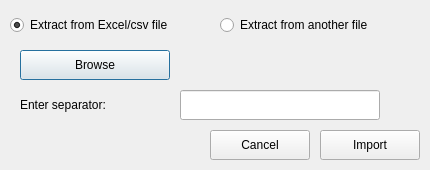
<?xml version="1.0" encoding="UTF-8"?>
<ui version="4.0">
 <class>Dialog</class>
 <widget class="QDialog" name="Dialog">
  <property name="geometry">
   <rect>
    <x>0</x>
    <y>0</y>
    <width>430</width>
    <height>170</height>
   </rect>
  </property>
  <property name="windowTitle">
   <string>Url Feed</string>
  </property>
  <widget class="QRadioButton" name="csvRB">
   <property name="geometry">
    <rect>
     <x>10</x>
     <y>10</y>
     <width>200</width>
     <height>30</height>
    </rect>
   </property>
   <property name="text">
    <string>Extract from Excel/csv file</string>
   </property>
   <property name="checked">
    <bool>true</bool>
   </property>
  </widget>
  <widget class="QRadioButton" name="fileRB">
   <property name="geometry">
    <rect>
     <x>220</x>
     <y>10</y>
     <width>200</width>
     <height>30</height>
    </rect>
   </property>
   <property name="text">
    <string>Extract from another file</string>
   </property>
  </widget>
  <widget class="QPushButton" name="browsePB">
   <property name="geometry">
    <rect>
     <x>20</x>
     <y>50</y>
     <width>150</width>
     <height>30</height>
    </rect>
   </property>
   <property name="text">
    <string>Browse</string>
   </property>
  </widget>
  <widget class="QLabel" name="browseL">
   <property name="geometry">
    <rect>
     <x>180</x>
     <y>50</y>
     <width>150</width>
     <height>30</height>
    </rect>
   </property>
   <property name="text">
    <string/>
   </property>
  </widget>
  <widget class="QLabel" name="label">
   <property name="geometry">
    <rect>
     <x>20</x>
     <y>90</y>
     <width>150</width>
     <height>30</height>
    </rect>
   </property>
   <property name="text">
    <string>Enter separator:</string>
   </property>
  </widget>
  <widget class="QLineEdit" name="separatorLE">
   <property name="geometry">
    <rect>
     <x>180</x>
     <y>90</y>
     <width>200</width>
     <height>30</height>
    </rect>
   </property>
  </widget>
  <widget class="QPushButton" name="importPB">
   <property name="geometry">
    <rect>
     <x>320</x>
     <y>130</y>
     <width>100</width>
     <height>30</height>
    </rect>
   </property>
   <property name="text">
    <string>Import</string>
   </property>
  </widget>
  <widget class="QPushButton" name="cancelPB">
   <property name="geometry">
    <rect>
     <x>210</x>
     <y>130</y>
     <width>100</width>
     <height>30</height>
    </rect>
   </property>
   <property name="text">
    <string>Cancel</string>
   </property>
  </widget>
 </widget>
 <resources/>
 <connections/>
</ui>
